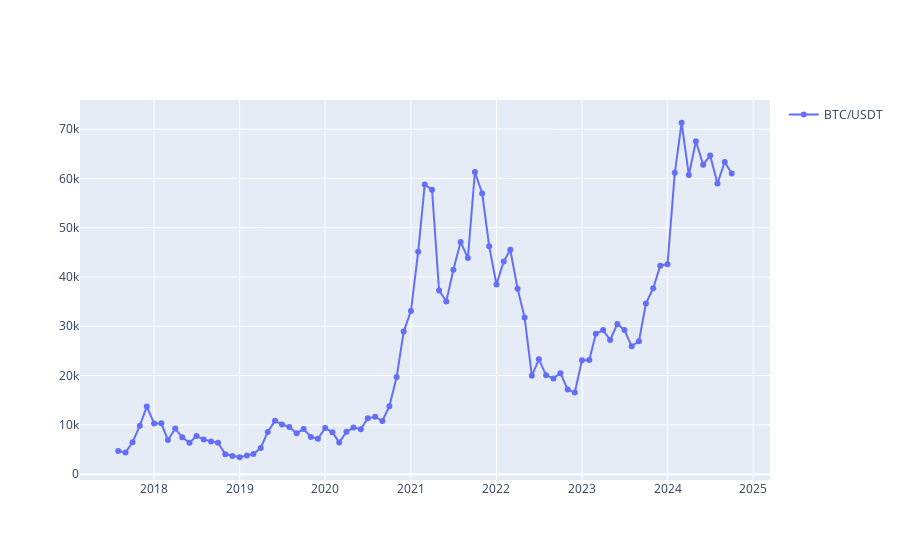

This figure's notebook cell:
### Code cell
plot_daily_prices(['BTC'])
